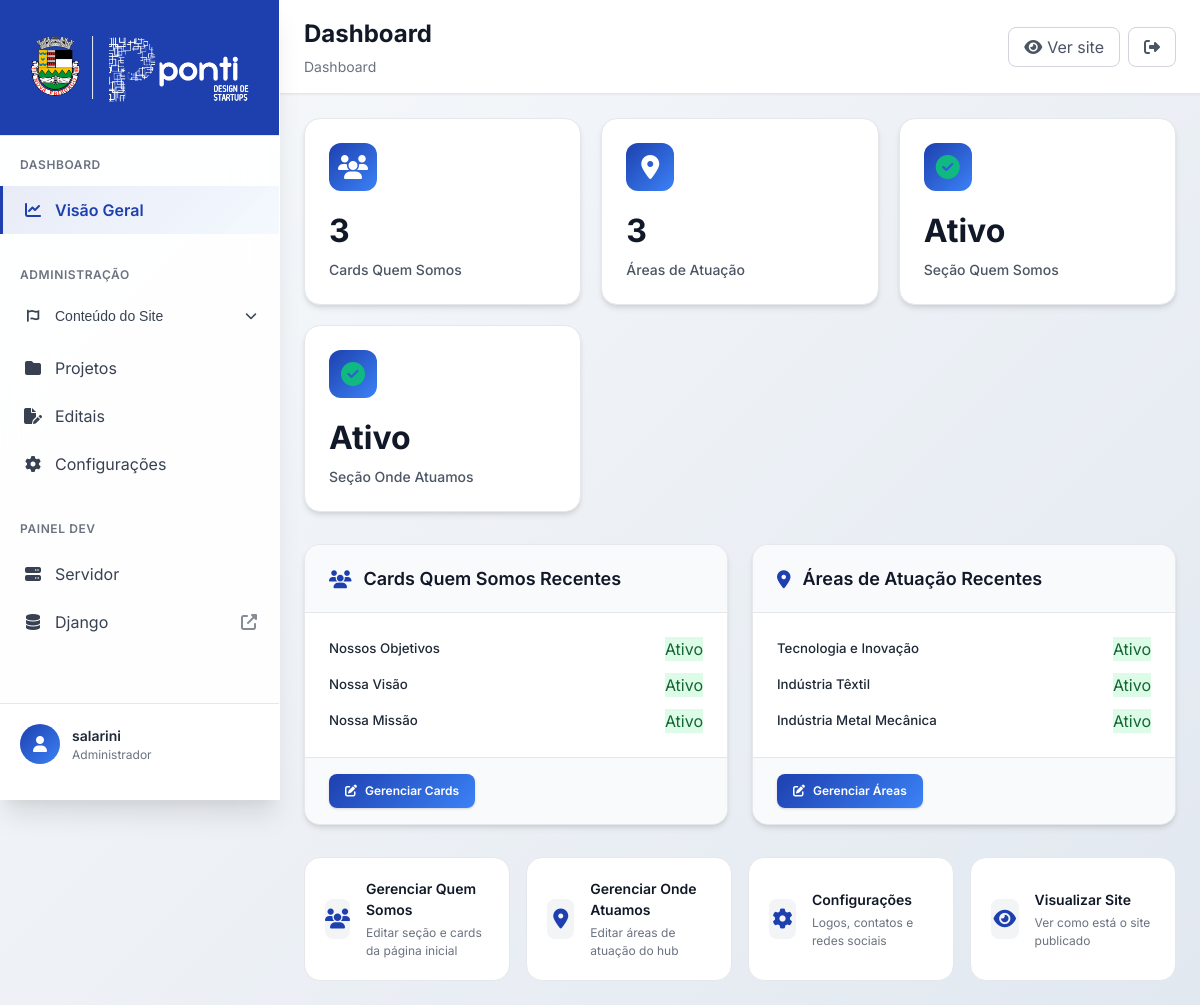
Screenshot of /painel/ (signed in) with the database file from the repository.
### core/models.py (models this page shows, shortened)
class CardQuemSomos(models.Model):
    titulo = models.CharField(
        max_length=100,
        verbose_name="Título do Card"
    )
    corpo = models.TextField(
        verbose_name="Conteúdo do Card"
    )
    ordem = models.PositiveIntegerField(
        default=1,
        verbose_name="Ordem de Exibição",
        help_text="Ordem em que o card será exibido (1, 2, 3...)"
    )
    ativo = models.BooleanField(
        default=True,
        verbose_name="Ativo"
    )
    criado_em = models.DateTimeField(
        auto_now_add=True,
        verbose_name="Criado em"
    )
    atualizado_em = models.DateTimeField(
        auto_now=True,
        verbose_name="Atualizado em"
    )
    class Meta:
        verbose_name = "Card - Quem Somos"
        verbose_name_plural = "CARDS - Quem Somos"
        ordering = ['ordem', 'criado_em']
        unique_together = ['ordem']

class AreaAtuacao(models.Model):
    titulo = models.CharField(
        max_length=100,
        verbose_name="Título da Área"
    )
    icone = models.CharField(
        max_length=50,
        blank=True,
        verbose_name="Ícone (Classe CSS)",
        help_text="Classe CSS para o ícone (ex: fa-solid fa-industry). Pode ficar vazio."
    )
    corpo = models.TextField(
        verbose_name="Corpo/Descrição da Área",
        default="Descrição da área de atuação."
    )
    badges = models.CharField(
        max_length=200,
        blank=True,
        verbose_name="Badges",
        help_text="Badges separadas por vírgula (ex: Automação, Inovação). Pode ficar vazio."
    )
    ordem = models.PositiveIntegerField(
        default=1,
        verbose_name="Ordem de Exibição"
    )
    ativo = models.BooleanField(
        default=False,  # Por padrão desativado
        verbose_name="Ativo"
    )
    criado_em = models.DateTimeField(
        auto_now_add=True,
        verbose_name="Criado em"
    )
    atualizado_em = models.DateTimeField(
        auto_now=True,
        verbose_name="Atualizado em"
    )
    class Meta:
        verbose_name = "Área de Atuação"
        verbose_name_plural = "ÁREAS DE ATUAÇÃO"
        ordering = ['ordem', 'criado_em']
        unique_together = ['ordem']

### core_admin/views.py (the view)
# urls.py: path('', views.dashboard, name='dashboard'),
@login_required
@user_passes_test(staff_required)
def dashboard(request):
    stats = {
        'total_cards_quem_somos': CardQuemSomos.objects.count(),
        'total_areas_atuacao': AreaAtuacao.objects.count(),
        'quem_somos_ativo': SessaoQuemSomos.objects.filter(ativo=True).exists(),
        'onde_atuamos_ativo': SessaoOndeAtuamos.objects.filter(ativo=True).exists(),
    }
    recent_cards = CardQuemSomos.objects.filter(ativo=True).order_by('-id')[:5]
    recent_areas = AreaAtuacao.objects.filter(ativo=True).order_by('-id')[:5]
    context = {
        'stats': stats,
        'recent_cards': recent_cards,
        'recent_areas': recent_areas,
    }
    return render(request, 'core_admin/dashboard.html', context)

### core_admin/views.py (called while the page is built)
def staff_required(user):
    return user.is_staff

### core_admin/templates/core_admin/dashboard.html (shortened to what this page needs)
{% extends 'core_admin/base.html' %}
{% load static %}
{% block page_title %}Dashboard{% endblock %}
{% block breadcrumb %}
<span class="breadcrumb-item">Dashboard</span>
{% endblock %}
{% block content %}
<div class="stats-grid">
    <div class="stat-card">
        <div class="stat-icon">
            <i class="fas fa-users"></i>
        </div>
        <div class="stat-value">{{ stats.total_cards_quem_somos }}</div>
        <div class="stat-label">Cards Quem Somos</div>
    </div>
    <div class="stat-card">
        <div class="stat-icon">
            <i class="fas fa-map-marker-alt"></i>
        </div>
        <div class="stat-value">{{ stats.total_areas_atuacao }}</div>
        <div class="stat-label">Áreas de Atuação</div>
    </div>
    <div class="stat-card">
        <div class="stat-icon">
            <i class="fas fa-{% if stats.quem_somos_ativo %}check-circle text-success{% else %}times-circle text-error{% endif %}"></i>
        </div>
        <div class="stat-value">{% if stats.quem_somos_ativo %}Ativo{% else %}Inativo{% endif %}</div>
        <div class="stat-label">Seção Quem Somos</div>
    </div>
    <div class="stat-card">
        <div class="stat-icon">
            <i class="fas fa-{% if stats.onde_atuamos_ativo %}check-circle text-success{% else %}times-circle text-error{% endif %}"></i>
        </div>
        <div class="stat-value">{% if stats.onde_atuamos_ativo %}Ativo{% else %}Inativo{% endif %}</div>
        <div class="stat-label">Seção Onde Atuamos</div>
    </div>
</div>
<div class="grid grid-cols-2">
    <div class="admin-card">
        <div class="card-header">
            <h3 class="card-title">
                <i class="fas fa-users"></i>
                Cards Quem Somos Recentes
            </h3>
        </div>
        <div class="card-content">
            {% if recent_cards %}
                <div class="space-y-3">
                    {% for card in recent_cards %}
                    <div class="flex items-center justify-between p-3 bg-gray-50 rounded-lg">
                        <div class="flex items-center gap-3">
                            <div>
                                <h5 class="font-medium text-gray-900">{{ card.titulo|truncatechars:30 }}</h5>
                            </div>
                        </div>
                        <span class="px-2 py-1 text-xs rounded-full {% if card.ativo %}bg-green-100 text-green-800{% else %}bg-red-100 text-red-800{% endif %}">
                            {% if card.ativo %}Ativo{% else %}Inativo{% endif %}
                        </span>
                    </div>
                    {% endfor %}
                </div>
            {% else %}
                <div class="text-center text-gray-500 py-8">
                    <i class="fas fa-inbox text-3xl mb-3"></i>
                    <p>Nenhum card cadastrado ainda</p>
                </div>
            {% endif %}
        </div>
        <div class="card-footer">
            <a href="{% url 'core_admin:quem_somos' %}" class="btn btn-primary btn-sm">
                <i class="fas fa-edit"></i>
                Gerenciar Cards
            </a>
        </div>
    </div>
    <div class="admin-card">
        <div class="card-header">
            <h3 class="card-title">
                <i class="fas fa-map-marker-alt"></i>
                Áreas de Atuação Recentes
            </h3>
        </div>
        <div class="card-content">
            {% if recent_areas %}
                <div class="space-y-3">
                    {% for area in recent_areas %}
                    <div class="flex items-center justify-between p-3 bg-gray-50 rounded-lg">
                        <div class="flex items-center gap-3">
                            <div>
                                <h5 class="font-medium text-gray-900">{{ area.titulo|truncatechars:30 }}</h5>
                            </div>
                        </div>
                        <span class="px-2 py-1 text-xs rounded-full {% if area.ativo %}bg-green-100 text-green-800{% else %}bg-red-100 text-red-800{% endif %}">
                            {% if area.ativo %}Ativo{% else %}Inativo{% endif %}
                        </span>
                    </div>
                    {% endfor %}
                </div>
            {% else %}
                <div class="text-center text-gray-500 py-8">
                    <i class="fas fa-inbox text-3xl mb-3"></i>
                    <p>Nenhuma área cadastrada ainda</p>
                </div>
            {% endif %}
        </div>
        <div class="card-footer">
            <a href="{% url 'core_admin:onde_atuamos' %}" class="btn btn-primary btn-sm">
                <i class="fas fa-edit"></i>
                Gerenciar Áreas
            </a>
        </div>
    </div>
</div>
<div class="quick-actions">
    <a href="{% url 'core_admin:quem_somos' %}" class="quick-action">
        <div class="quick-action-icon">
            <i class="fas fa-users"></i>
        </div>
        <div class="quick-action-content">
            <h4>Gerenciar Quem Somos</h4>
            <p>Editar seção e cards da página inicial</p>
        </div>
    </a>
    <a href="{% url 'core_admin:onde_atuamos' %}" class="quick-action">
        <div class="quick-action-icon">
            <i class="fas fa-map-marker-alt"></i>
        </div>
        <div class="quick-action-content">
            <h4>Gerenciar Onde Atuamos</h4>
            <p>Editar áreas de atuação do hub</p>
        </div>
    </a>
    <a href="{% url 'core_admin:configuracoes' %}" class="quick-action">
        <div class="quick-action-icon">
            <i class="fas fa-cog"></i>
        </div>
        <div class="quick-action-content">
            <h4>Configurações</h4>
            <p>Logos, contatos e redes sociais</p>
        </div>
    </a>
    <a href="{% url 'core:index' %}" class="quick-action" target="_blank">
        <div class="quick-action-icon">
            <i class="fas fa-eye"></i>
        </div>
        <div class="quick-action-content">
            <h4>Visualizar Site</h4>
            <p>Ver como está o site publicado</p>
        </div>
    </a>
</div>
{% endblock %}

### core_admin/templates/core_admin/base.html (shortened to what this page needs)
    <!DOCTYPE html>
    <html lang="pt-BR">
    <head>
        <link rel="stylesheet" href="https://cdnjs.cloudflare.com/ajax/libs/font-awesome/6.4.0/css/all.min.css">
        {% load static %}
        <link rel="stylesheet" href="{% static 'core_admin/css/admin_styles.css' %}">
    </head>
    <body>
        <div class="admin-sidebar" id="adminSidebar">
            <div class="sidebar-header">
                <div class="sidebar-logo">
                    <img src="/static/assets/images/logo_com_pmnf.png" alt="PONTI Logo" class="logo-img">
                </div>
            </div>
            <nav class="sidebar-nav">
                <div class="nav-section">
                    <h4 class="nav-section-title">Dashboard</h4>
                    <a href="{% url 'core_admin:dashboard' %}" class="nav-link {% if request.resolver_match.app_name == 'core_admin' and 'dashboard' in request.resolver_match.url_name %}active{% endif %}">
                        <i class="fas fa-chart-line"></i>
                        <span>Visão Geral</span>
                    </a>
                </div>
                <div class="nav-section">
                    <h4 class="nav-section-title">ADMINISTRAÇÃO</h4>
                    <div class="nav-accordion">
                        <button class="nav-accordion-header {% if 'quem_somos' in request.resolver_match.url_name or 'onde_atuamos' in request.resolver_match.url_name %}active{% endif %}" onclick="toggleAccordion(this)">
                            <div style="display: flex; align-items: center; gap: 12px;">
                                <i class="fas fa-font-awesome" style="width: 20px; text-align: center;"></i>
                                <span>Conteúdo do Site</span>
                            </div>
                            <i class="fas fa-chevron-down nav-accordion-icon"></i>
                        </button>
                    </div>
                    <a href="#" onclick="alert('Estamos desenvolvendo esta funcionalidade.')" class="nav-link {% if 'projetos' in request.resolver_match.url_name %}active{% endif %}">
                        <i class="fas fa-folder"></i>
                        <span>Projetos</span>
                    </a>
                    <a href="{% url 'editais:admin_dashboard' %}" class="nav-link {% if request.resolver_match.app_name == 'editais' %}active{% endif %}">
                        <i class="fa-solid fa-file-pen"></i>
                        <span>Editais</span>
                    </a>
                    <a href="{% url 'core_admin:configuracoes' %}" class="nav-link {% if 'configuracoes' in request.resolver_match.url_name %}active{% endif %}">
                        <i class="fas fa-cog"></i>
                        <span>Configurações</span>
                    </a>
                </div>
                <div class="nav-section">
                    <h4 class="nav-section-title">Painel DEV</h4>
                    <a href="/admin/" class="nav-link" target="_blank">
                        <i class="fa-solid fa-server"></i>
                        <span>Servidor</span>
                    </a>
                    <a href="/admin/" class="nav-link" target="_blank">
                        <i class="fas fa-database"></i>
                        <span>Django</span>
                        <i class="fas fa-external-link-alt nav-external"></i>
                    </a>
                </div>
            </nav>
            <div class="sidebar-footer">
                <div class="user-info">
                    <div class="user-avatar">
                        <i class="fas fa-user"></i>
                    </div>
                    <div class="user-details">
                        <span class="user-name">{{ user.get_full_name|default:user.username }}</span>
                        <span class="user-role">Administrador</span>
                    </div>
                </div>
            </div>
        </div>
        <div class="admin-main">
            <header class="admin-header">
                <div class="header-left">
                    <div class="header-breadcrumb">
                        <h1>{% block page_title %}Dashboard{% endblock %}</h1>
                        <nav class="breadcrumb">
                            {% block breadcrumb %}{% endblock %}
                        </nav>
                    </div>
                </div>
                <div class="header-right">
                    <div class="header-actions">
                        <a href="{% url 'core:index' %}" class="header-btn" target="_blank" title="Ver Site">
                            <i class="fas fa-eye" style="margin-right: 5px;"></i> Ver site
                        </a>
                        <a href="/admin/logout/" class="header-btn">
                            <i class="fas fa-sign-out-alt"></i>
                        </a>
                    </div>
                </div>
            </header>
            <main class="admin-content">
                {% block content %}{% endblock %}
            </main>
        </div>
    </body>
    </html>

### core_admin/templates/core_admin/dashboard.html (style rules this page uses)
.space-y-3 > * + * { margin-top: 12px; }
.text-success { color: var(--success) !important; }
.bg-green-100 { background-color: #dcfce7; }
.text-green-800 { color: #166534; }

### rows the page displays
CardQuemSomos: titulo "Nossos Objetivos", ativo "Ativo"
CardQuemSomos: titulo "Nossa Visão", ativo "Ativo"
CardQuemSomos: titulo "Nossa Missão", ativo "Ativo"
AreaAtuacao: titulo "Tecnologia e Inovação", ativo "Ativo"
AreaAtuacao: titulo "Indústria Têxtil", ativo "Ativo"
AreaAtuacao: titulo "Indústria Metal Mecânica", ativo "Ativo"

### other values shown
{{ user.get_full_name|default:user.username }} "salarini"
{{ stats.total_cards_quem_somos }} "3"
{{ stats.total_areas_atuacao }} "3"
